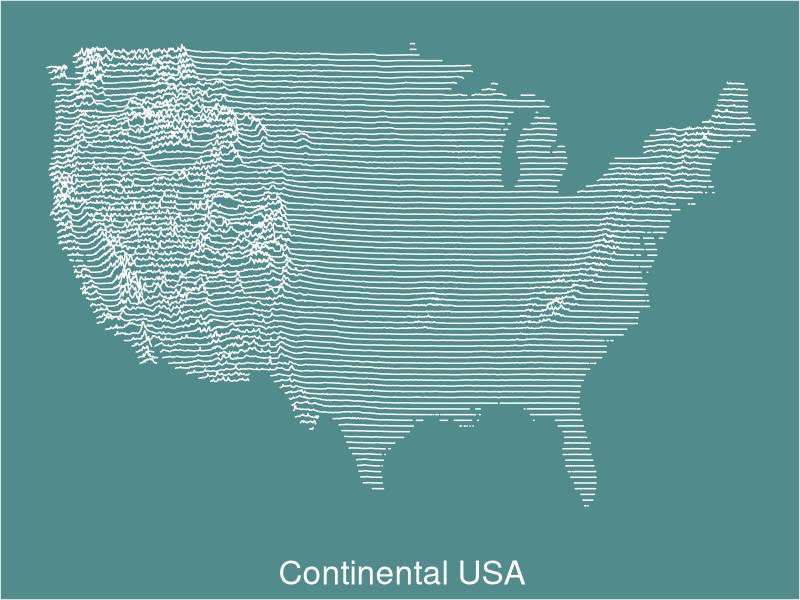
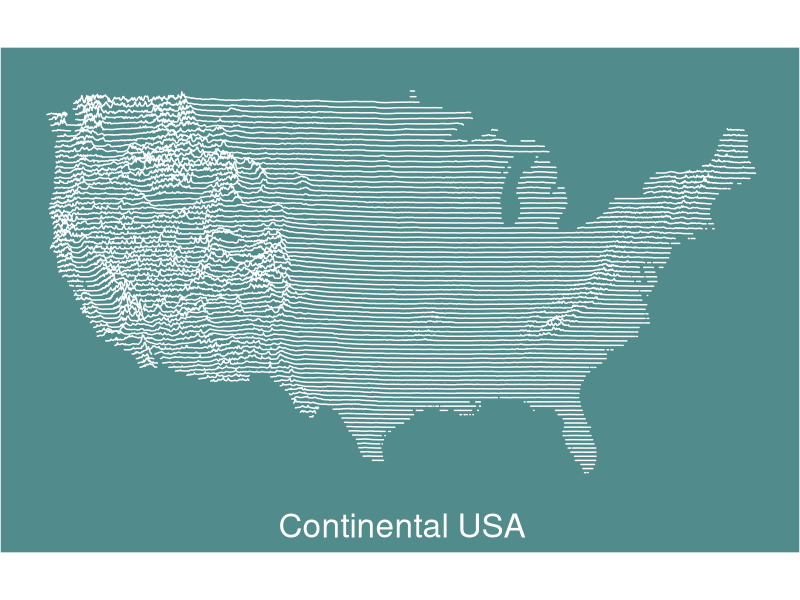
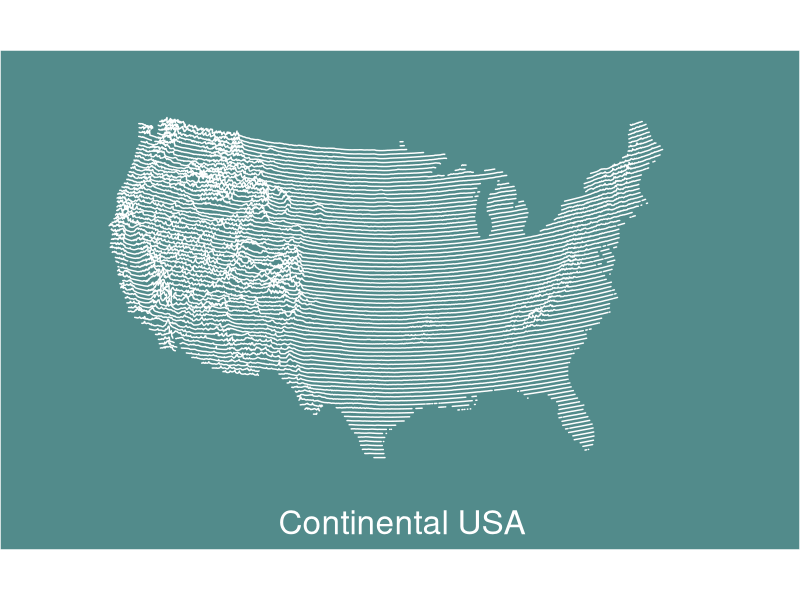
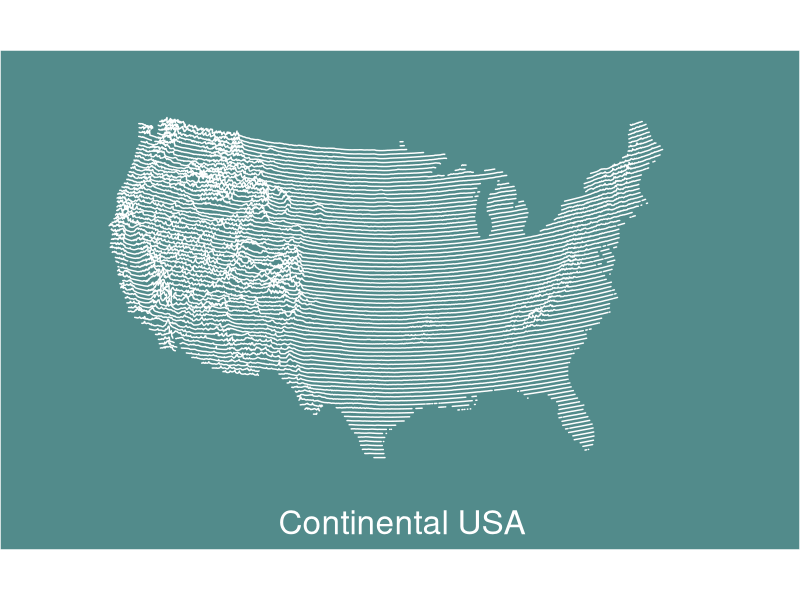
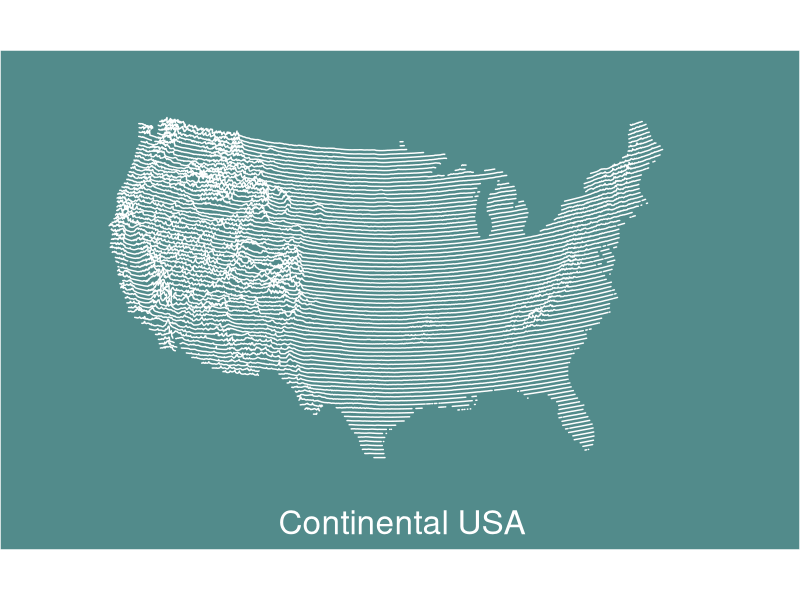
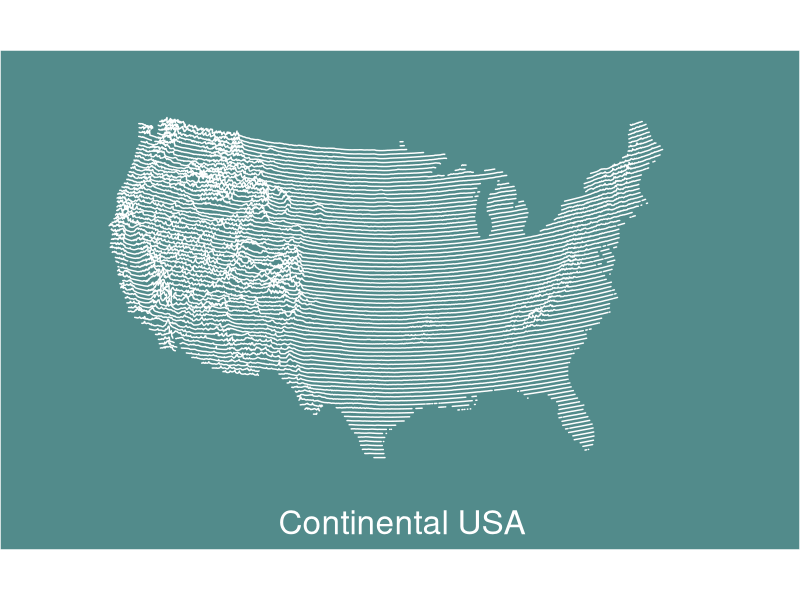

Reproduce these figures in R, in order.
# Coord_map() example

library(ggplot2)
library(ggridges)
library(mapproj)

setwd("~/Examples")

ContinentalUSA <- read.csv(file="ContinentalUSA.csv", header=TRUE, sep=",")

head(ContinentalUSA)
names(ContinentalUSA)[1] <- "Elev"
names(ContinentalUSA)[2] <- "Lon"
names(ContinentalUSA)[3] <- "Lat"

ContinentalUSA$Elev[ContinentalUSA$Elev <= 0] <- NA

USA_coordmap_none <- ggplot(ContinentalUSA, aes(x = Lon, y = Lat, group = Lat, height = Elev)) + 
  geom_density_ridges(stat = "identity", scale = 3, fill="darkslategray4", color = "white") +
  scale_x_continuous(name = "Continental USA")  +
  ylim(24, 50) +
  theme(panel.grid.major = element_blank(), panel.grid.minor = element_blank(),
        panel.background = element_rect(fill = "darkslategray4"), axis.line = element_blank(),
        axis.text.x=element_blank(),
        plot.background = element_rect(fill = "darkslategray4"),
        axis.ticks.x=element_blank(),
        axis.title.y=element_blank(),
        axis.text.y=element_blank(),
        axis.ticks.y=element_blank(),
        axis.title.x = element_text(colour = 'white', size = 24))
USA_coordmap_none

USA_coordmap_blank <- ggplot(ContinentalUSA, aes(x = Lon, y = Lat, group = Lat, height = Elev)) + 
  geom_density_ridges(stat = "identity", scale = 3, fill="darkslategray4", color = "white") +
  scale_x_continuous(name = "Continental USA")  +
  ylim(24, 50) +
  theme(panel.grid.major = element_blank(), panel.grid.minor = element_blank(),
        panel.background = element_rect(fill = "darkslategray4"), axis.line = element_blank(),
        axis.text.x=element_blank(),
        plot.background = element_rect(fill = "darkslategray4"),
        axis.ticks.x=element_blank(),
        axis.title.y=element_blank(),
        axis.text.y=element_blank(),
        axis.ticks.y=element_blank(),
        axis.title.x = element_text(colour = 'white', size = 24)) + 
  coord_map()
USA_coordmap_blank

USA_coordmap_AEA <- ggplot(ContinentalUSA, aes(x = Lon, y = Lat, group = Lat, height = Elev)) + 
  geom_density_ridges(stat = "identity", scale = 3, fill="darkslategray4", color = "white") +
  scale_x_continuous(name = "Continental USA")  +
  ylim(24, 50) +
  theme(panel.grid.major = element_blank(), panel.grid.minor = element_blank(),
        panel.background = element_rect(fill = "darkslategray4"), axis.line = element_blank(),
        axis.text.x=element_blank(),
        plot.background = element_rect(fill = "darkslategray4"),
        axis.ticks.x=element_blank(),
        axis.title.y=element_blank(),
        axis.text.y=element_blank(),
        axis.ticks.y=element_blank(),
        axis.title.x = element_text(colour = 'white', size = 24)) + 
  coord_map("azequalarea", orientation = c(39.8283, -98.5795, 0))
USA_coordmap_AEA

ggsave("USA_coordmap_none.png")
ggsave("USA_coordmap_blank.png")
ggsave("USA_coordmap_AEA.png")
